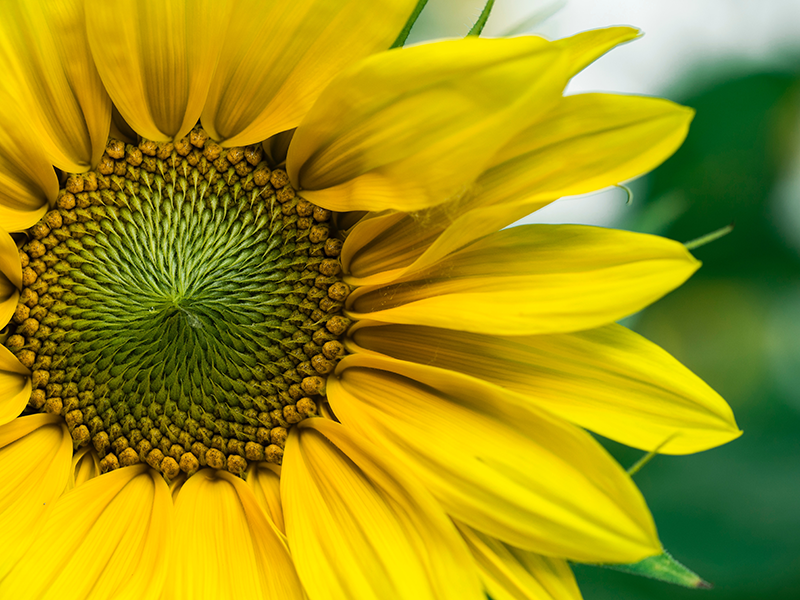
#> input picture kadai_02/resource/original.png, 800 x 600 px
$ python kadai_02.py
#> lines starting #> are read from the running program, lines starting #| are printed output that depends on the picture; after the words box and inside, x2 and y2 are one past the last pixel; in counts of white or black regions, pixels touching at a corner belong together
# 課題２　階調数と疑似輪郭
# ２階調，４階調，８階調の画像を生成せよ.

# --------------------------------------------
# インポート
# --------------------------------------------

# OpenCV 読み込み
import cv2
# Numpy 読み込み
import numpy as np
# MatPlotLib 読み込み
from matplotlib import pyplot as plt
from mpl_toolkits.axes_grid1 import make_axes_locatable

# --------------------------------------------
# 関数
# --------------------------------------------

# OpenCVのグレースケール画像をMatplotlibで表示する
def image_show(orig_img):
    # 解像度
    resolution = 72
    # figure作成
    fig = plt.figure(figsize=(orig_img.shape[1] / resolution, orig_img.shape[0] / resolution), dpi=resolution)
    # figure内にaxis追加
    ax = plt.subplot(111)
    # axisに画像を表示する
    im = ax.imshow(orig_img, cmap="gray")
    # axisに図を追加できるように
    divider = make_axes_locatable(ax)
    # axisの右に、2％の大きさの図を0.1インチの隙間を空けて生成
    cax = divider.append_axes("right", size="2%", pad=0.1)
    # 作成した部分にカラーバーを生成
    fig.colorbar(im, cax=cax, orientation='vertical')
    plt.show()


# --------------------------------------------
# 処理
# --------------------------------------------

# ファイルから画像を読み込み
src_img = cv2.imread('resource/original.png')
#> src_img is the input picture: shape (600, 800, 3); mean B, G, R 18.8, 148, 160.4
gray_img = cv2.cvtColor(src_img, cv2.COLOR_BGR2GRAY)
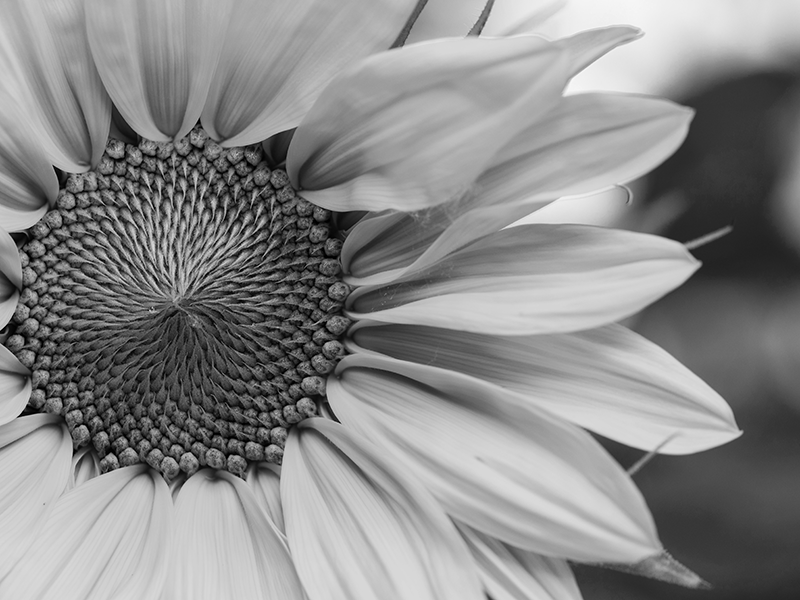
#> gray_img: shape (600, 800); min 0, max 250, mean 137

# グレー画像を表示して待機
image_show(gray_img)
input("Displaying gray image. Hit Enter.\n")
#> the answer given: resource/original.png

# 2階調化
# 変換後の画像
post_img = gray_img.copy()
# 2階調化
post_img = (post_img > 128) * 255
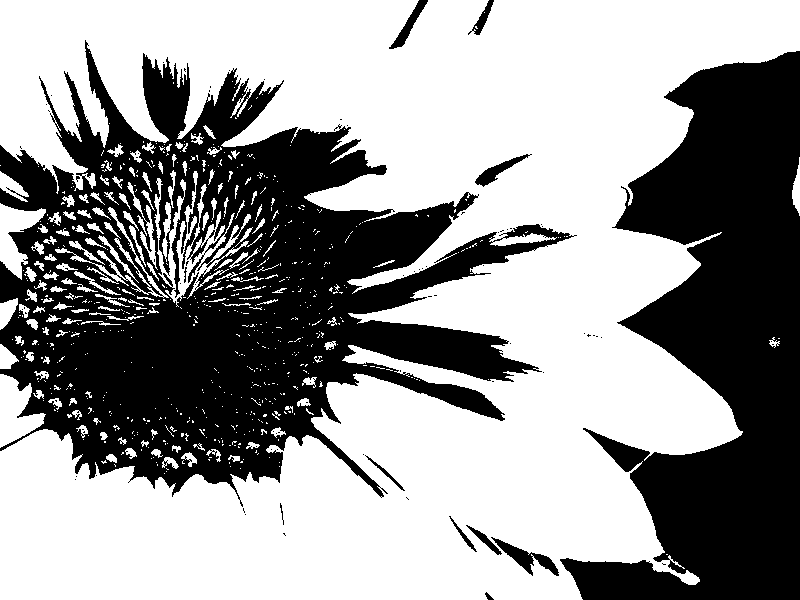
#> post_img: shape (600, 800) int64; 59.4% white; 96 black regions (84 under 20 px), largest, box (x1, y1, x2, y2) and area: (0, 40, 577, 507) 118428, (560, 51, 800, 600) 73737, (491, 537, 559, 576) 755
# 画像を表示して待機
image_show(post_img)
#> in image_show (call 2), `plt.show()`:
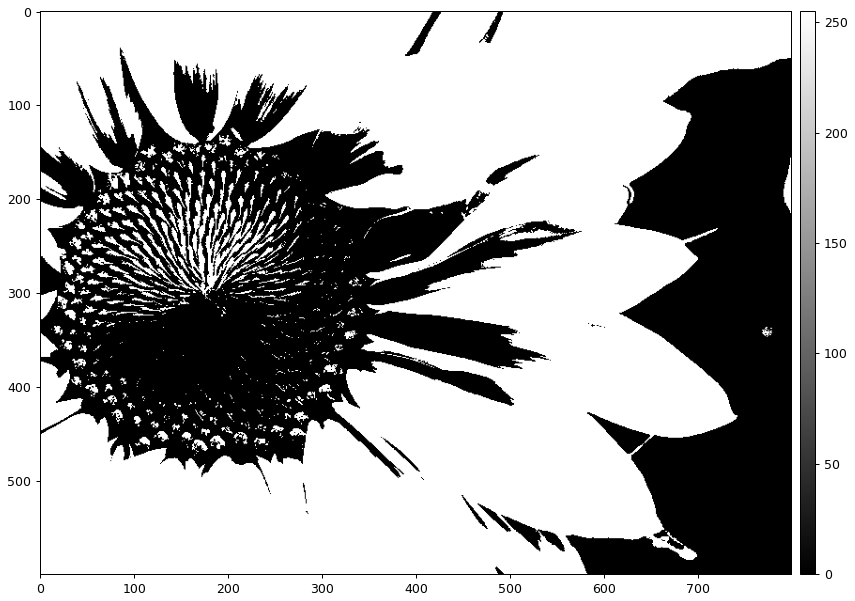
#> figure drawn by matplotlib, 2 panels
input("Displaying 2 color image. Hit Enter.\n")
#> the answer given: resource/original.png

# 4階調化
# 変換後の画像
post_img = gray_img.copy()
# ルックアップテーブル
look_up_table = np.ones((256, 1), dtype='uint8') * 0
for i in range(256):
    if i < 64:
        look_up_table[i][0] = 0
    elif i < 128:
        look_up_table[i][0] = 85
    elif i < 192:
        look_up_table[i][0] = 170
    else:
        look_up_table[i][0] = 255
# 4階調化
post_img = cv2.LUT(post_img, look_up_table)
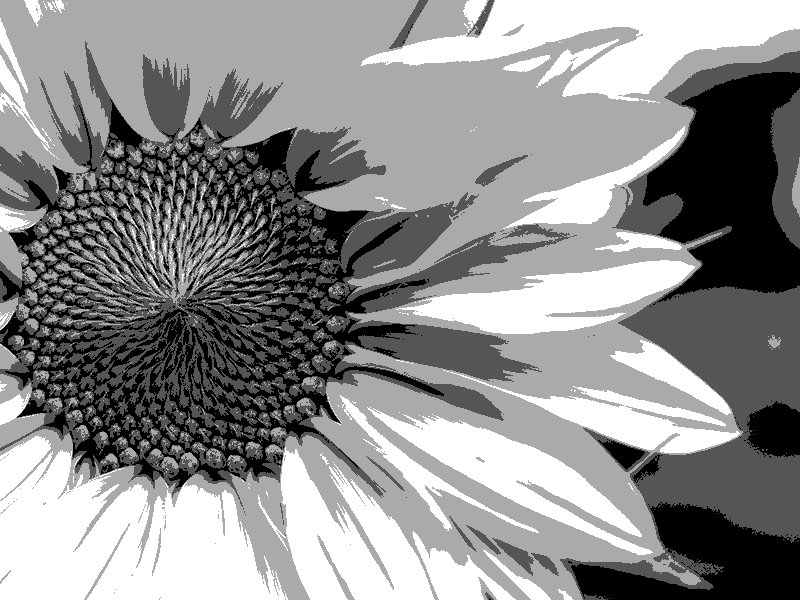
#> post_img: shape (600, 800); min 0, max 255, mean 141
# 画像を表示して待機
image_show(post_img)
#> in image_show (call 3), `plt.show()`:
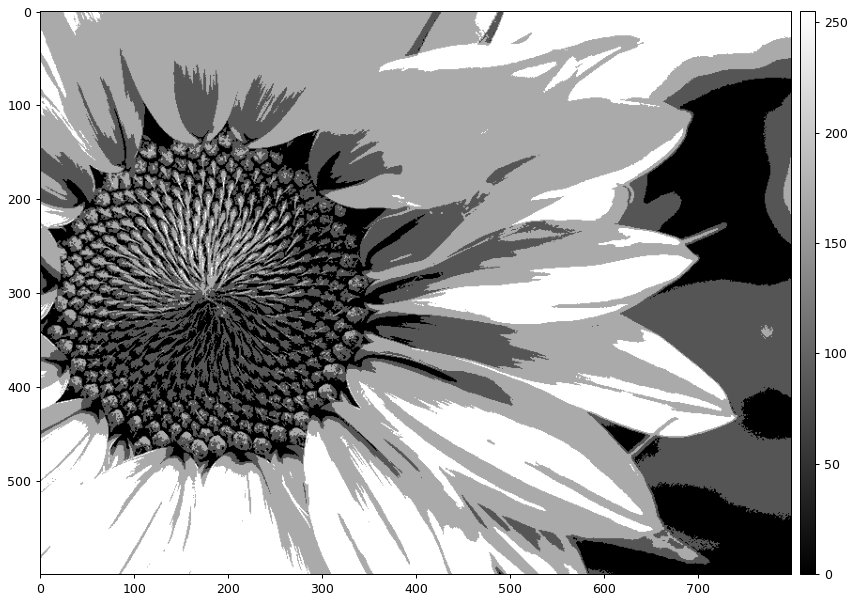
#> figure drawn by matplotlib, 2 panels
input("Displaying 4 color image. Hit Enter.\n")
#> the answer given: resource/original.png

# 8階調化
# 変換後の画像
post_img = gray_img.copy()
# ルックアップテーブル
look_up_table = np.ones((256, 1), dtype='uint8') * 0
for i in range(256):
    if i < 32:
        look_up_table[i][0] = 0
    elif i < 63:
        look_up_table[i][0] = 36
    elif i < 96:
        look_up_table[i][0] = 72
    elif i < 128:
        look_up_table[i][0] = 109
    elif i < 159:
        look_up_table[i][0] = 146
    elif i < 191:
        look_up_table[i][0] = 182
    elif i < 223:
        look_up_table[i][0] = 218
    else:
        look_up_table[i][0] = 255
# 8階調化
post_img = cv2.LUT(post_img, look_up_table)
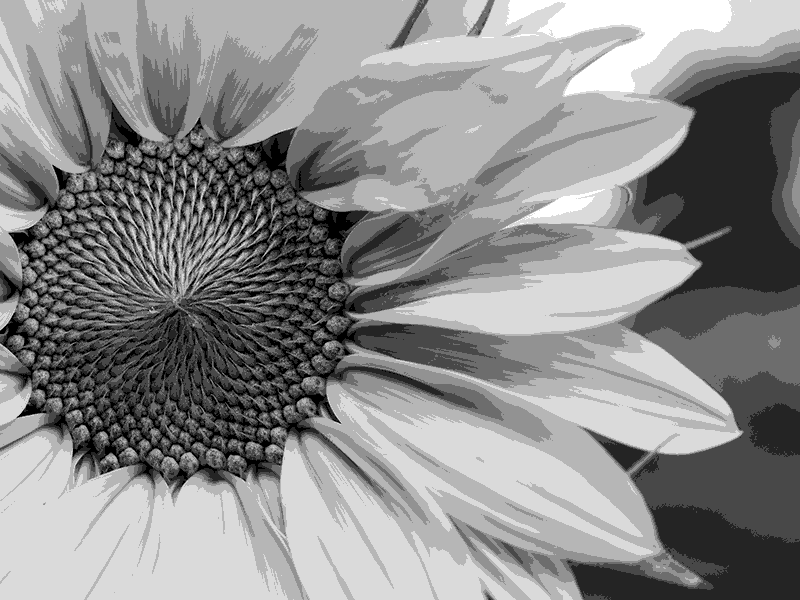
#> post_img: shape (600, 800); min 0, max 255, mean 139.2
# 画像を表示して待機
image_show(post_img)
#> in image_show (call 4), `plt.show()`:
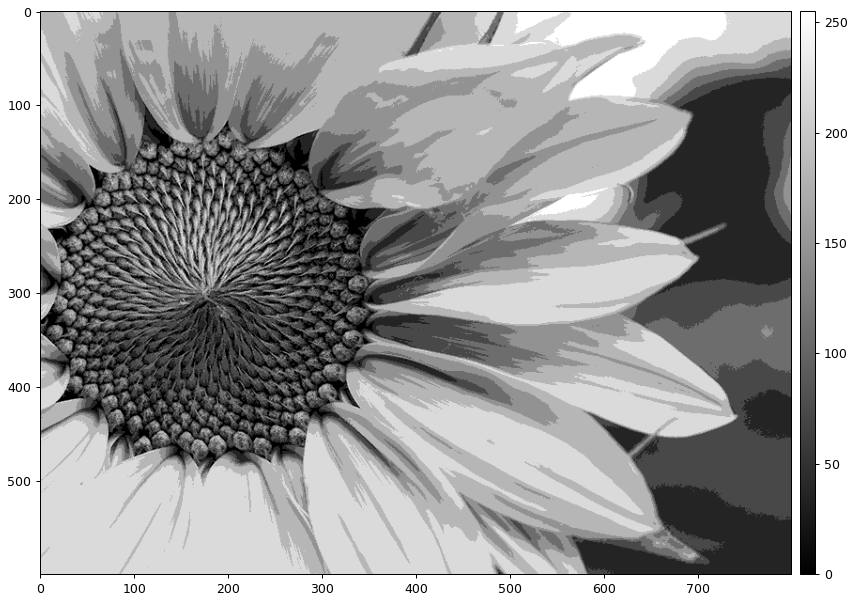
#> figure drawn by matplotlib, 2 panels
input("Displaying 8 color image. Hit Enter.\n")


# プログラム終了
quit()
#> (the program exits here)

$ run again, with kadai_02/resource/img4.jpg saved as kadai_02/resource/original.png
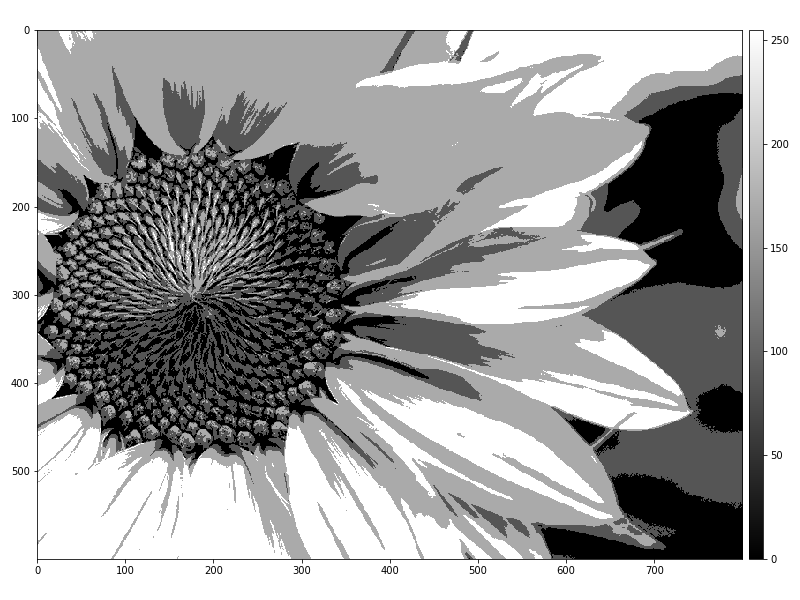
#> input picture kadai_02/resource/img4.jpg, 800 x 600 px
#> src_img is the input picture: shape (600, 800, 3); min 0, max 255, mean 162.7
#> `post_img = (post_img > 128) * 255`:
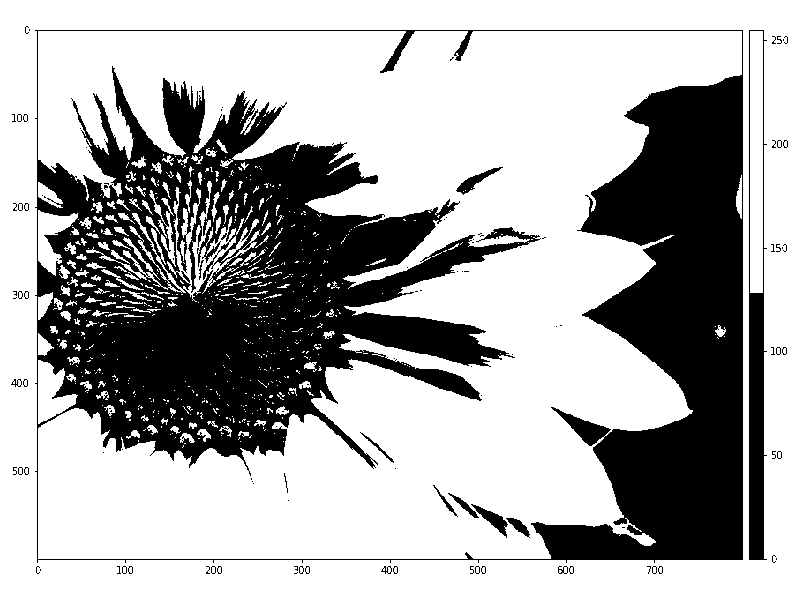
#> post_img: shape (600, 800) int64; 67.1% white; 136 black regions (123 under 20 px), largest, box (x1, y1, x2, y2) and area: (35, 30, 743, 563) 150834, (749, 30, 767, 560) 4562, (471, 504, 508, 538) 371
#> in image_show (call 2), `plt.show()`:
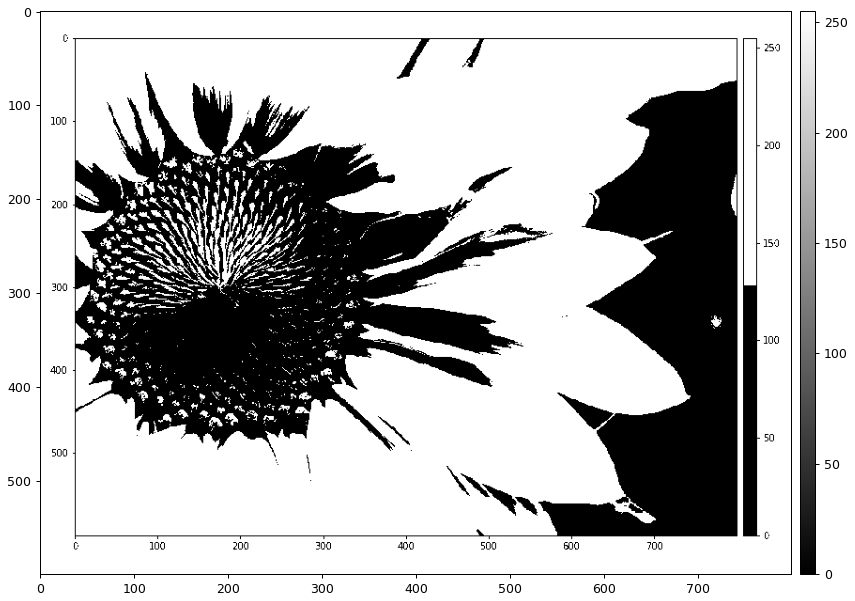
#> figure drawn by matplotlib, 2 panels
